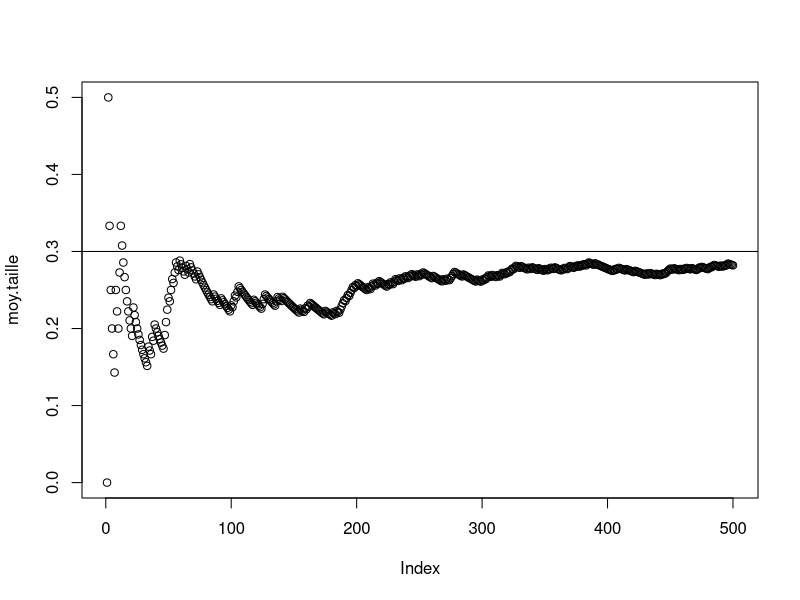
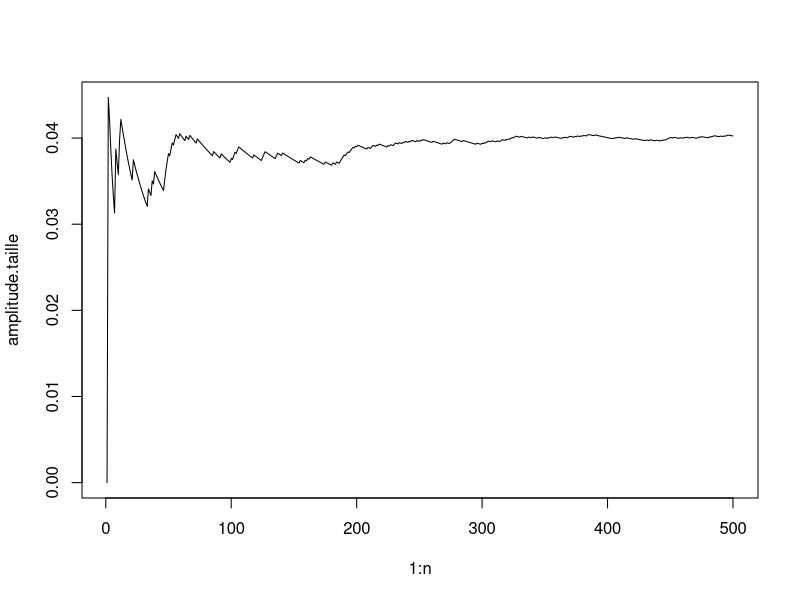
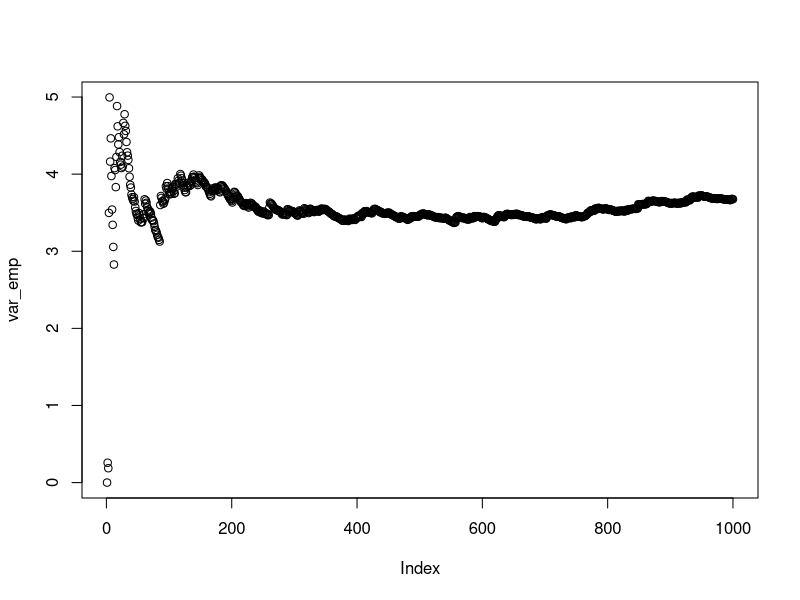
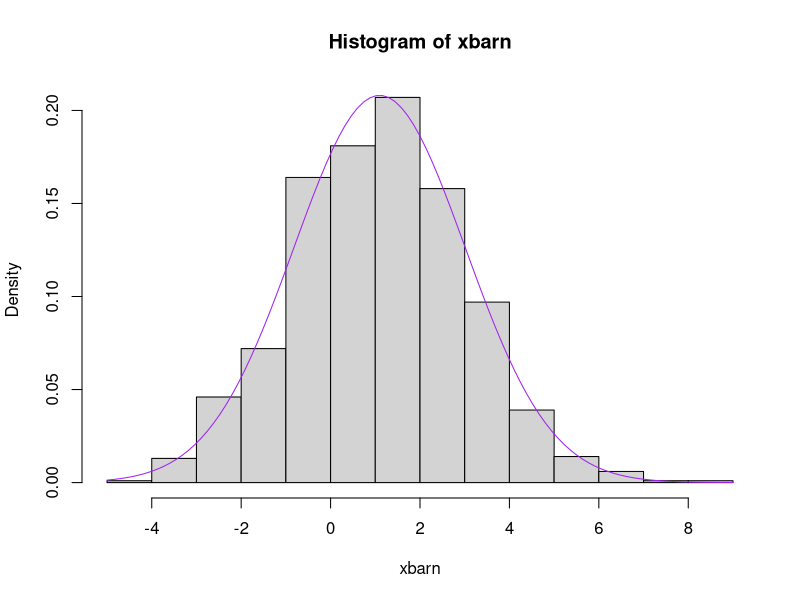

The R source for these figures, in order:
## ---- chunk 1
p = 0.3
n = 500
x = rbinom(n,1,p)
## ---- chunk 2
moy.taille = cumsum(x)/(1:n)
plot(moy.taille)
abline(h = p)
## ---- chunk 3
alpha = 0.05
u = qnorm(1-alpha/2)
delta = sqrt(moy.taille*(1-moy.taille))/sqrt(n)
Binf.taille = moy.taille - delta
Bsup.taille = moy.taille + delta
## ---- chunk 4
amplitude.taille = 2*delta
plot(1:n,amplitude.taille, type = "l")
abline(h = 0.1, col = "cyan")
## ---- chunk 5
prop.test(sum(x), length(x))
prop.test(sum(x), length(x), conf.level = 0.999)
r = prop.test(sum(x),length(x))
## ---- chunk 6
ALPHA = seq(0.01,0.30,0.01)
s_x = sum(x)
get.Binf.niveau = function(alpha){
  r = prop.test(s_x,n,conf.level = 1-alpha, correct = F)$conf.inte[1]
  return(r)
}
get.Bsup.niveau = function(alpha){
  r = prop.test(s_x,n,conf.level = 1-alpha, correct = F)$conf.inte[2]
  return(r)
}

Binf.niveau = sapply(ALPHA,get.Binf.niveau)
Bsup.niveau = sapply(ALPHA,get.Bsup.niveau)
## ---- chunk 7
mu = 1
sigma = 2
n = 1000
x = rnorm(n,mu,sigma)
moy.taille = cumsum(x)/(1:n)
moy2.taille = cumsum(x^2)/(1:n)
var_emp = moy2.taille - moy.taille^2
plot(var_emp)
## ---- chunk 8
p = 0.5
N = 10000
n = 5
rbinom(N*n,1,p)
M = matrix(x,nrow = N)
rowMeans(M) -> xbarn
mean(xbarn) -> mu
var(xbarn) -> sigma2
hist(xbarn, probability = T)
curve(dnorm(x,mu,sqrt(sigma2)), add = T, col = "purple")
